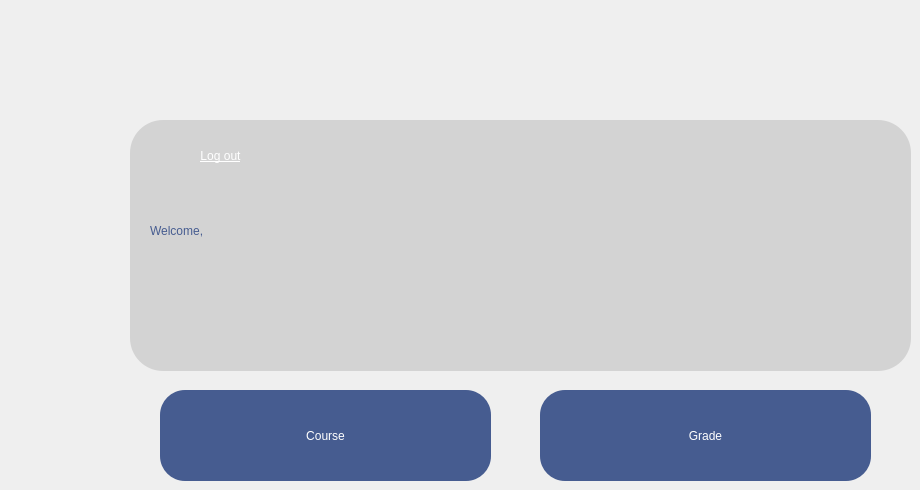
				<widget class="QWidget" name="page_14">
					<widget class="QPushButton" name="pushButton_5">
						<property name="geometry">
							<rect>
								<x>160</x>
								<y>390</y>
								<width>331</width>
								<height>91</height>
							</rect>
						</property>
						<property name="styleSheet">
							<string notr="true">
								QPushButton {
								background-color: #465c90;
								color: white;
								border: 2px ;
								border-radius: 25px;
								padding: 8px 16px;
								font: 700 20pt &quot;Segoe UI&quot;;

								}

								QPushButton:hover {
								background-color: rgb(211, 211, 211);
								}
							</string>
						</property>
						<property name="text">
							<string>Course</string>
						</property>
					</widget>
					<widget class="QFrame" name="frame_17">
						<property name="geometry">
							<rect>
								<x>130</x>
								<y>120</y>
								<width>781</width>
								<height>251</height>
							</rect>
						</property>
						<property name="styleSheet">
							<string notr="true">
								background-color: rgb(211, 211, 211);
								border-radius: 33px;
							</string>
						</property>
						<property name="frameShape">
							<enum>QFrame::Shape::StyledPanel</enum>
						</property>
						<property name="frameShadow">
							<enum>QFrame::Shadow::Raised</enum>
						</property>
						<widget class="QPushButton" name="logout_2">
							<property name="geometry">
								<rect>
									<x>40</x>
									<y>20</y>
									<width>101</width>
									<height>31</height>
								</rect>
							</property>
							<property name="styleSheet">
								<string notr="true">
									color: rgb(255, 255, 255);
									font: 12pt &quot;Segoe UI&quot;;
									text-decoration: underline;
								</string>
							</property>
							<property name="text">
								<string>Log out</string>
							</property>
						</widget>
						<widget class="QLabel" name="Welcomelabel_3">
							<property name="geometry">
								<rect>
									<x>20</x>
									<y>140</y>
									<width>351</width>
									<height>41</height>
								</rect>
							</property>
							<property name="styleSheet">
								<string notr="true">
									background-color: rgb(211, 211, 211);
									color: rgb(70, 92, 144);
									font: 700 24pt &quot;Segoe UI&quot;;
								</string>
							</property>
							<property name="text">
								<string/>
							</property>
						</widget>
						<widget class="QLabel" name="label_32">
							<property name="geometry">
								<rect>
									<x>10</x>
									<y>10</y>
									<width>41</width>
									<height>41</height>
								</rect>
							</property>
							<property name="styleSheet">
								<string notr="true">border-radius: 40px;</string>
							</property>
							<property name="text">
								<string/>
							</property>
							<property name="pixmap">
								<pixmap resource="project01.qrc">:/newPrefix/Screenshot_2025-05-15_005716-removebg-preview.png</pixmap>
							</property>
							<property name="scaledContents">
								<bool>true</bool>
							</property>
						</widget>
						<widget class="QLabel" name="Welcomelabel_4">
							<property name="geometry">
								<rect>
									<x>20</x>
									<y>90</y>
									<width>351</width>
									<height>41</height>
								</rect>
							</property>
							<property name="styleSheet">
								<string notr="true">
									background-color: rgb(211, 211, 211);
									color: rgb(70, 92, 144);
									font: 700 24pt &quot;Segoe UI&quot;;
								</string>
							</property>
							<property name="text">
								<string>Welcome,</string>
							</property>
						</widget>
						<widget class="QLabel" name="label_31">
							<property name="geometry">
								<rect>
									<x>500</x>
									<y>10</y>
									<width>231</width>
									<height>241</height>
								</rect>
							</property>
							<property name="text">
								<string/>
							</property>
							<property name="pixmap">
								<pixmap resource="project01.qrc">:/project01/Admin-cuate.png</pixmap>
							</property>
							<property name="scaledContents">
								<bool>true</bool>
							</property>
						</widget>
					</widget>
					<widget class="QPushButton" name="pushButton_10">
						<property name="geometry">
							<rect>
								<x>540</x>
								<y>390</y>
								<width>331</width>
								<height>91</height>
							</rect>
						</property>
						<property name="styleSheet">
							<string notr="true">
								QPushButton {
								background-color: #465c90;
								color: white;
								border: 2px ;
								border-radius: 25px;
								padding: 8px 16px;
								font: 700 20pt &quot;Segoe UI&quot;;
								}

								QPushButton:hover {
								background-color: rgb(211, 211, 211);
								}
							</string>
						</property>
						<property name="text">
							<string>Grade</string>
						</property>
					</widget>
					<widget class="QLabel" name="label_35">
						<property name="geometry">
							<rect>
								<x>580</x>
								<y>410</y>
								<width>61</width>
								<height>51</height>
							</rect>
						</property>
						<property name="styleSheet">
							<string notr="true">background-color: rgb(70, 92, 144);</string>
						</property>
						<property name="text">
							<string/>
						</property>
						<property name="pixmap">
							<pixmap resource="project01.qrc">:/project01/test_3.png</pixmap>
						</property>
						<property name="scaledContents">
							<bool>true</bool>
						</property>
					</widget>
					<widget class="QLabel" name="label_36">
						<property name="geometry">
							<rect>
								<x>190</x>
								<y>400</y>
								<width>61</width>
								<height>61</height>
							</rect>
						</property>
						<property name="styleSheet">
							<string notr="true">background-color: rgb(70, 92, 144);</string>
						</property>
						<property name="text">
							<string/>
						</property>
						<property name="pixmap">
							<pixmap resource="project01.qrc">:/project01/book.png</pixmap>
						</property>
						<property name="scaledContents">
							<bool>true</bool>
						</property>
					</widget>
				</widget>
